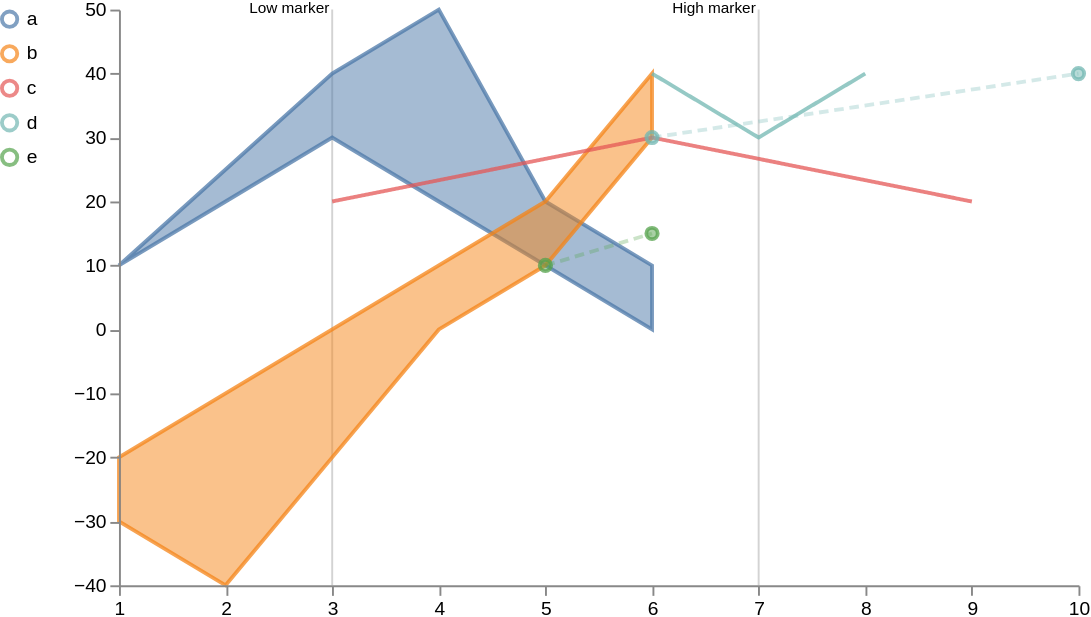

The specification (Vega-Lite) saved for this image:
### Vega specification from a JSON file in a GitHub repository (floating-point values rounded to 4 significant figures)
{"$schema": "https://vega.github.io/schema/vega/v5.json", "width": 500, "height": 300, "background": "white", "scales": [{"name": "xscale", "type": "linear", "range": "width", "zero": false, "domain": {"fields": [{"data": "distributions", "field": "timepoint"}, {"data": "traces", "field": "timepoint"}, {"data": "points", "field": "timepoint"}, {"data": "markers", "field": "timepoint"}]}}, {"name": "yscale", "type": "linear", "range": "height", "nice": true, "zero": true, "domain": {"fields": [{"data": "distributions", "field": "lower"}, {"data": "distributions", "field": "upper"}, {"data": "traces", "field": "value"}, {"data": "points", "field": "value"}]}}, {"name": "color", "type": "ordinal", "range": "category", "domain": {"fields": [{"data": "distributions", "field": "trajectory"}, {"data": "traces", "field": "trajectory"}, {"data": "points", "field": "trajectory"}], "sort": {"order": "ascending"}}}], "axes": [{"name": "x_axis", "orient": "bottom", "scale": "xscale", "zindex": 100}, {"name": "y_axis", "orient": "left", "scale": "yscale", "zindex": 100}], "signals": [{"name": "clear", "value": true, "on": [{"events": "mouseup[!event.item]", "update": "true", "force": true}]}, {"name": "shift", "value": false, "on": [{"events": "@legendSymbol:click, @legendLabel:click", "update": "event.shiftKey", "force": true}]}, {"name": "clicked", "value": null, "on": [{"events": "@legendSymbol:click, @legendLabel:click", "update": "{value: datum.value}", "force": true}]}, {"name": "clearData", "value": true, "on": [{"events": "mouseup[!event.item]", "update": "true", "force": true}]}, {"name": "clickedData", "value": null, "on": [{"events": "@area:click", "update": "{value: datum.trajectory}", "force": true}]}], "legends": [{"name": "color_legend", "stroke": "color", "orient": "left", "encode": {"symbols": {"name": "legendSymbol", "interactive": true, "update": {"fill": {"value": "transparent"}, "strokeWidth": {"value": 2}, "opacity": [{"test": "!length(data('selected')) || indata('selected', 'value', datum.value) || indata('selectedData', 'value', datum.value)", "value": 0.7}, {"value": 0.15}], "size": {"value": 64}}}, "labels": {"name": "legendLabel", "interactive": true, "update": {"opacity": [{"test": "!length(data('selectedData')) || indata('selectedData', 'value', datum.value)", "value": 1}, {"value": 0.25}]}}}}], "marks": [{"type": "group", "zindex": 3, "name": "_points", "from": {"facet": {"name": "points_split", "data": "points", "groupby": "trajectory"}}, "marks": [{"type": "symbol", "name": "_points_symbol", "from": {"data": "points_split"}, "zindex": 3, "encode": {"update": {"x": {"scale": "xscale", "field": "timepoint"}, "y": {"scale": "yscale", "field": "value"}, "size": {"value": 35}, "strokeWidth": {"value": 2}, "fill": {"scale": "color", "field": "trajectory"}, "stroke": {"scale": "color", "field": "trajectory"}, "fillOpacity": [{"test": "!length(data('selected')) || indata('selected', 'value', datum.trajectory)", "value": 0.5}, {"value": 0.15}], "strokeOpacity": [{"test": "!length(data('selected')) || indata('selected', 'value', datum.trajectory)", "value": 0.75}, {"value": 0.15}], "tooltip": {"field": "value"}}, "hover": {"fillOpacity": {"value": 0.9}}}}, {"type": "line", "name": "_points_line", "from": {"data": "points_split"}, "zindex": 3, "encode": {"update": {"x": {"scale": "xscale", "field": "timepoint"}, "y": {"scale": "yscale", "field": "value"}, "strokeWidth": {"value": 2}, "stroke": {"scale": "color", "field": "trajectory"}, "interpolate": {"value": "linear"}, "strokeDash": {"value": [5, 3]}, "strokeOpacity": [{"test": "!length(data('selected')) || indata('selected', 'value', datum.trajectory)", "value": 0.3}, {"value": 0.1}]}, "hover": {"fillOpacity": {"value": 0.9}}}}]}, {"type": "group", "zindex": 2, "name": "_traces", "from": {"facet": {"name": "traces_split", "data": "traces", "groupby": "trajectory"}}, "marks": [{"type": "line", "name": "_traces_lines", "from": {"data": "traces_split"}, "encode": {"update": {"x": {"scale": "xscale", "field": "timepoint"}, "y": {"scale": "yscale", "field": "value"}, "strokeWidth": {"value": 2}, "stroke": {"scale": "color", "field": "trajectory"}, "strokeDash": [{"test": "indexof(datum.trajectory, 'aseline') == -1", "value": [1, 0]}, {"value": [8, 4]}], "interpolate": {"value": "linear"}, "strokeOpacity": [{"test": "!length(data('selected')) || indata('selected', 'value', datum.trajectory)", "value": 0.75}, {"value": 0.15}]}, "hover": {"fillOpacity": {"value": 0.9}}}}]}, {"type": "group", "name": "_distributions", "zindex": 1, "from": {"facet": {"name": "trajectory_split", "data": "distributions", "groupby": "trajectory"}}, "marks": [{"type": "area", "name": "area", "interactive": true, "from": {"data": "trajectory_split"}, "encode": {"update": {"x": {"scale": "xscale", "field": "timepoint"}, "y": {"scale": "yscale", "field": "upper"}, "y2": {"scale": "yscale", "field": "lower"}, "interpolate": {"value": "linear"}, "strokeWidth": {"value": 2}, "fill": {"scale": "color", "field": "trajectory"}, "stroke": {"scale": "color", "field": "trajectory"}, "fillOpacity": [{"test": "!length(data('selected')) || indata('selected', 'value', datum.trajectory)", "value": 0.5}, {"value": 0.15}], "strokeOpacity": [{"test": "!length(data('selected')) || indata('selected', 'value', datum.trajectory)", "value": 0.75}, {"value": 0.15}]}, "hover": {"fillOpacity": {"value": 0.9}}}}]}, {"type": "group", "name": "_markers", "marks": [{"type": "rule", "name": "_marker text", "from": {"data": "markers"}, "encode": {"enter": {"stroke": {"value": "lightgray"}}, "update": {"x": {"scale": "xscale", "field": "timepoint"}, "y2": {"value": 0}, "y": {"signal": "height"}, "opacity": {"value": 1}}}}, {"type": "text", "name": "_marker flags", "from": {"data": "_marker text"}, "encode": {"enter": {"text": {"field": "datum.label"}, "y": {"value": 0}, "fontSize": {"value": 8}}}, "transform": [{"type": "label", "lineAnchor": "start", "as": ["x", "_y", "opacity", "align", "baseline"], "offset": [1], "size": {"signal": "[width, height]"}}]}]}], "data": [{"name": "distributions", "values": [{"timepoint": 1, "upper": 10, "lower": 10, "trajectory": "a"}, {"timepoint": 2, "upper": 20, "lower": 25, "trajectory": "a"}, {"timepoint": 4, "upper": 20, "lower": 50, "trajectory": "a"}, {"timepoint": 6, "upper": 0, "lower": 10, "trajectory": "a"}, {"timepoint": 1, "upper": -30, "lower": -20, "trajectory": "b"}, {"timepoint": 5, "upper": 10, "lower": 20, "trajectory": "a"}, {"timepoint": 2, "upper": -40, "lower": -10, "trajectory": "b"}, {"timepoint": 3, "upper": -20, "lower": 0, "trajectory": "b"}, {"timepoint": 3, "upper": 30, "lower": 40, "trajectory": "a"}, {"timepoint": 5, "upper": 10, "lower": 20, "trajectory": "b"}, {"timepoint": 4, "upper": 0, "lower": 10, "trajectory": "b"}, {"timepoint": 6, "upper": 30, "lower": 40, "trajectory": "b"}], "transform": [{"type": "collect", "sort": {"field": ["trajectory", "timepoint"]}}]}, {"name": "traces", "values": [{"timepoint": 6, "value": 30, "trajectory": "c"}, {"timepoint": 9, "value": 20, "trajectory": "c"}, {"timepoint": 3, "value": 20, "trajectory": "c"}, {"timepoint": 7, "value": 30, "trajectory": "d"}, {"timepoint": 6, "value": 40, "trajectory": "d"}, {"timepoint": 8, "value": 40, "trajectory": "d"}], "transform": [{"type": "filter", "expr": "isValid(datum.value)"}, {"type": "collect", "sort": {"field": ["trajectory", "timepoint"]}}]}, {"name": "points", "values": [{"timepoint": 6, "value": 30, "trajectory": "d"}, {"timepoint": 10, "value": 40, "trajectory": "d"}, {"timepoint": 5, "value": 10, "trajectory": "e"}, {"timepoint": 6, "value": 15, "trajectory": "e"}]}, {"name": "markers", "values": [{"timepoint": 3, "label": "Low marker"}, {"timepoint": 7, "label": "High marker"}]}, {"name": "selected", "on": [{"trigger": "clear", "remove": true}, {"trigger": "!shift", "remove": true}, {"trigger": "!shift && clicked", "insert": "clicked"}, {"trigger": "shift && clicked", "toggle": "clicked"}]}, {"name": "selectedData", "on": [{"trigger": "clearData", "remove": true}, {"trigger": "clickedData", "toggle": "clickedData"}]}]}
